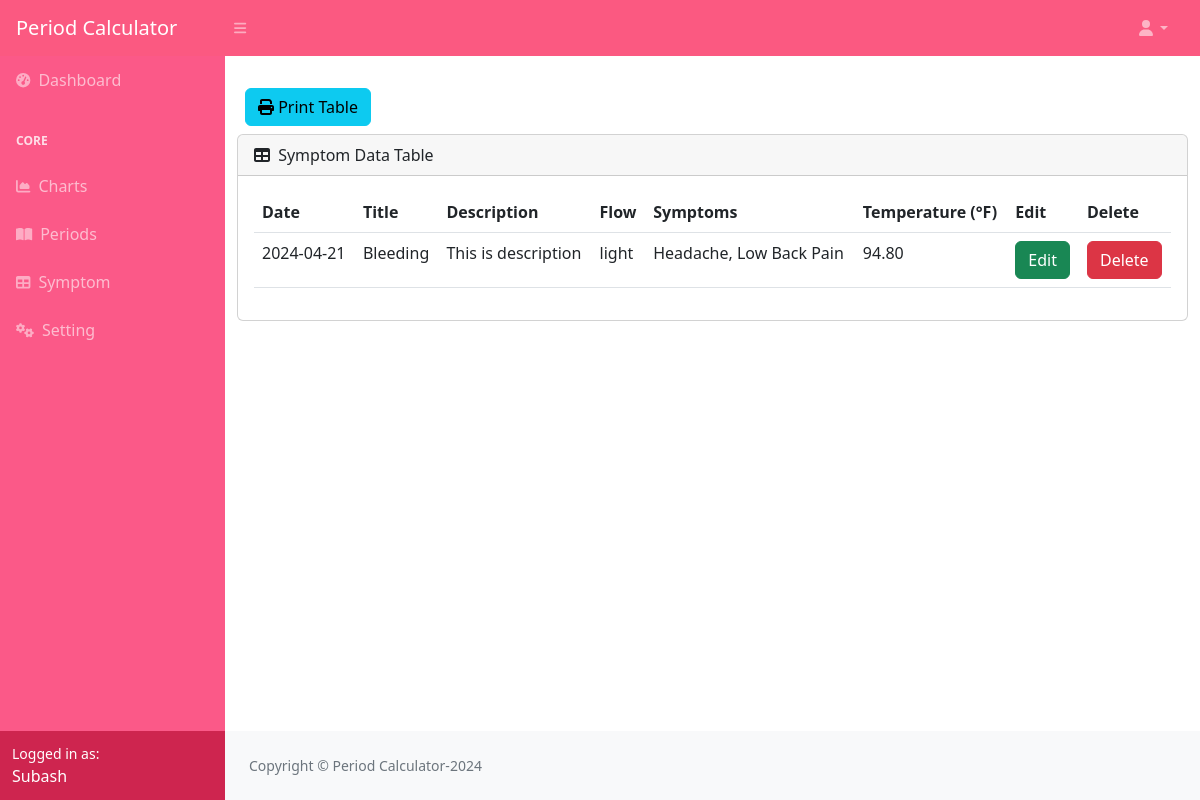
The app's page /dashboard/symptom.php (signed in) with its own data.
### tables this page shows
Create TABLE `users`(
 id INT AUTO_INCREMENT PRIMARY KEY,
 name varchar(50) NOT NULL,
 email varchar(50) NOT NULL,
 password varchar(50) NOT NULL,
 dob date NOT NULL,
 weight float(5) NOT NULL
);

CREATE TABLE symptom (
    id INT AUTO_INCREMENT PRIMARY KEY,
    title VARCHAR(255) NOT NULL,
    description TEXT,
    flow ENUM('none','light', 'medium', 'heavy', 'disaster'),
    symptoms TEXT,
    temperature DECIMAL(5,2),
    date DATE NOT NULL,
    user_id INT NOT NULL,
    FOREIGN KEY (user_id) REFERENCES users(id)
);

### dashboard/symptom.php (the view, shortened to what this page needs)
<?php
include_once ("header.php");
$conn = new mysqli(DBHOST, DBUSER, DBPWD, DBNAME);
?>
<body class="sb-nav-fixed">
    <?php include_once ("topnav.php"); ?>
    <div id="layoutSidenav">
        <?php include_once ("sidenav.php"); ?>
        <div id="layoutSidenav_content">
            <main>
                <div class="container-fluid py-4">
                    <div class="m-2">
                        <button class="btn btn-info" onclick="printTable()"><i class="fas fa-print"></i> Print
                            Table</button>
                    </div>
                    <div class="card mb-4">
                        <div class="card-header">
                            <i class="fas fa-table me-1"></i>
                            Symptom Data Table
                        </div>
                        <div class="card-body">
                            <table id="datatablesSimple" class="table">
                                <thead>
                                    <tr>
                                        <th>Date</th>
                                        <th>Title</th>
                                        <th>Description</th>
                                        <th>Flow</th>
                                        <th>Symptoms</th>
                                        <th>Temperature (°F)</th>
                                        <th class="hide-on-print">Edit</th>
                                        <th class="hide-on-print">Delete</th>
                                    </tr>
                                </thead>
                                <tbody>
                                    <?php
                                    $symptom_sql = "SELECT * FROM symptom WHERE user_id='$userID' ORDER BY date DESC";
                                    $result = $conn->query($symptom_sql);
                                    if ($result->num_rows > 0) {
                                        while ($row = $result->fetch_assoc()) {
                                            echo "<tr>";
                                            echo "<td>" . $row['date'] . "</td>";
                                            echo "<td>" . $row['title'] . "</td>";
                                            echo "<td>" . $row['description'] . "</td>";
                                            echo "<td>" . $row['flow'] . "</td>";
                                            echo "<td>" . $row['symptoms'] . "</td>";
                                            echo "<td>" . $row['temperature'] . "</td>";
                                            echo "<td>
                                            <button class='btn btn-success edit-btn' data-bs-toggle='modal' data-bs-target='#symptomModal'
                                            data-id='" . $row['id'] . "'
                                            data-title='" . $row['title'] . "'
                                            data-description='" . $row['description'] . "'
                                            data-flow='" . $row['flow'] . "'
                                            data-symptoms='" . $row['symptoms'] . "'
                                            data-temperature='" . $row['temperature'] . "'
                                            >Edit</button>
                                            </td>";
                                            echo "<td>
                                            <button class='btn btn-danger delete-btn' data-bs-toggle='modal' data-bs-target='#deleteSymptomModal'
                                            data-id='" . $row['id'] . "'
                                            >Delete</button>
                                            </td>";
                                            echo "</tr>";
                                        }
                                    } else {
                                        echo "<tr><td colspan='7'>No data available</td></tr>";
                                    }
                                    ?>
                                </tbody>
                            </table>
                        </div>
                    </div>
                </div>
            </main>
            <?php
            include_once ("footer.php");
            ?>

### dashboard/sidenav.php
<div id="layoutSidenav_nav">
    <nav class="sb-sidenav accordion sb-sidenav-dark" id="sidenavAccordion">
        <div class="sb-sidenav-menu">
            <div class="nav">
                <a class="nav-link" href="index.php">
                    <div class="sb-nav-link-icon"><i class="fas fa-tachometer-alt"></i></div>
                    Dashboard
                </a>
                <div class="sb-sidenav-menu-heading">Core</div>
                <a class="nav-link" href="charts.php">
                    <div class="sb-nav-link-icon"><i class="fas fa-chart-area"></i></div>
                    Charts
                </a>
                <a class="nav-link" href="periods.php">
                    <div class="sb-nav-link-icon"><i class="fas fa-book-open"></i></div>
                    Periods
                </a>
                <a class="nav-link" href="symptom.php">
                    <div class="sb-nav-link-icon"><i class="fas fa-table"></i></div>
                    Symptom
                </a>
                <a class="nav-link" href="setting.php">
                    <div class="sb-nav-link-icon"><i class="fas fa-cogs"></i></div>
                    Setting
                </a>
            </div>
        </div>
        <div class="sb-sidenav-footer">
            <div class="small">Logged in as:</div>
            <?php echo ($name); ?>
        </div>
    </nav>
</div>

### records on screen
users: name "Subash"
symptom: date "2024-04-21", title "Bleeding", description "This is description", flow "light", symptoms "Headache, Low Back Pain", temperature "94.80"
